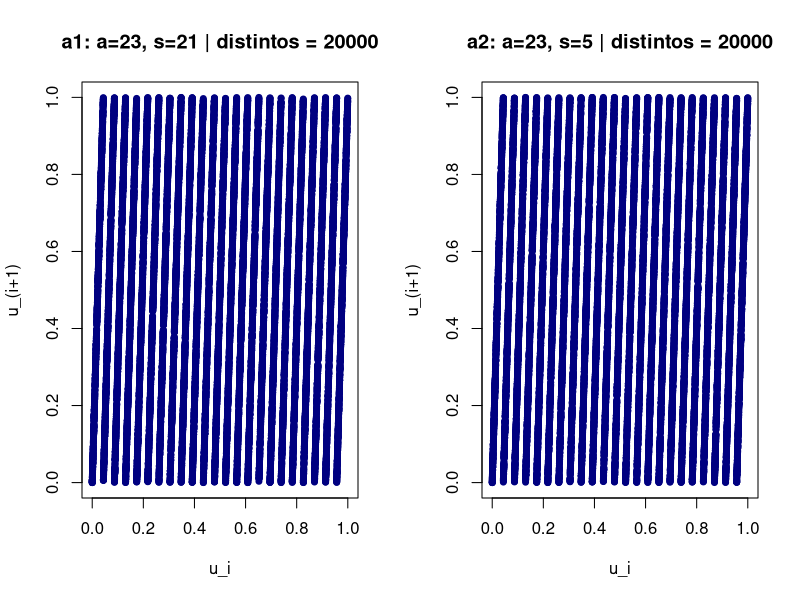
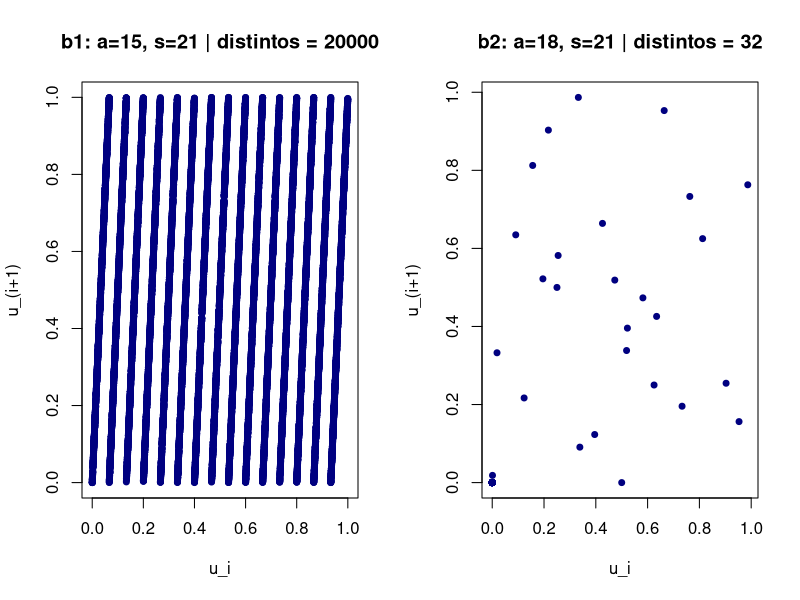
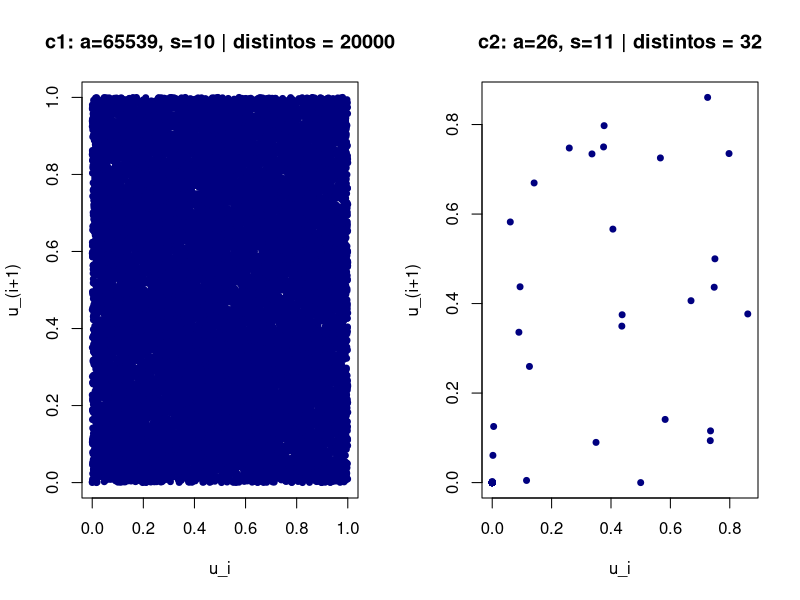

These charts were generated, in order, by the following R code:
# Glosario:
# - Formula: r_(i+1) = (a * r_i + b) mod d
# - GCL: generador congruencial lineal. vamos a obtener los numeros siguientes en base a los anteriores
# - r_i: i-esimo numero entero generado por el GCL. ()
# - a: multiplicador del generador. entero positivo que no tenga factores comunes con m, evitar multiplos de 2 
# - b: incremento del generador (aca b = 0).se recomienda un valor impar y pequeño
# - d: modulo del generador (aca d = 53). tiene que ser un primo grande o potencia de dos para garantizar buena distribucion de los numeros generados, evita ciclos cortos
# un modulo chico puede dar un ciclo corto y secuencia repetitiva
# - s: semilla inicial (valor de r_1). necesitas arrancar con un numero menor a d 
# - m: cantidad de valores a generar.
# - u_i: version reescalada de r_i al intervalo (0, 1).
# - distintos: cantidad de valores no repetidos en la secuencia, medida con length(unique(r)).
# b = 0 implica un generador multiplicativo y ri no puede tomar el valor 0


# Enunciado:
# Explorar un generador congruencial lineal con b = 0 y d = 53, generando m = 60 valores.
# En cada caso, usar:
# - length(unique(r)) para contar cuantos numeros distintos aparecen.
# - u = (r - 1/2)/(d - 1), y luego graficar pares consecutivos (u_i, u_(i+1)).
# Partes:
# a) a = 23 con s = 21, y luego a = 23 con s = 5.
# b) s = 21 con a = 15, y luego s = 21 con a = 18.
# c) a = 22 y luego a = 26, en cada caso con semilla s a eleccion.

# Ejercicio 3 - Explorando generadores de congruencia lineal

gcl <- function(a, s, m = 60, d = 53, b = 0) { # Generador congruencial lineal basico.
  r <- numeric(m) # Vector para guardar la secuencia r_i.
  r[1] <- s # Cargo semilla inicial.
  for (i in 1:(m - 1)) { # Genero m-1 valores adicionales.
    r[i + 1] <- (a * r[i] + b) %% d # formula del enesimo termino del GCL. Formula: r_(i+1) = (a * r_i + b) mod d
  }
  r # devuelve el vector
}

analizar_caso <- function(a, s, m = 20000, d = 2147483648, b = 0, titulo = "") { # Ejecuta y resume un caso.
  r <- gcl(a = a, s = s, m = m, d = d, b = b) # Genero secuencia de enteros.
  distintos <- length(unique(r)) # Cuento cantidad de valores distintos observados.
  u <- (r - 1 / 2) / (d - 1) # Reescaleo de r a valores en (0, 1) segun consigna.
  u1 <- u[1:(m - 1)] # Primer componente del par consecutivo.
  u2 <- u[2:m] # Segundo componente del par consecutivo.
  plot(u1, u2, pch = 19, cex = 0.8, col = "navy", # Grafico 2d
       xlab = "u_i", ylab = "u_(i+1)",
       main = paste0(titulo, " | distintos = ", distintos))
  list(r = r, u = u, distintos = distintos) # Devuelvo resultados para inspeccion.
}

m <- 20000 # Cantidad de valores a generar en cada corrida.
d <- 2147483648 # Modulo dado en el enunciado.
b <- 0 # Incremento multiplicativo puro. b: incremento del generador (aca b = 0).se recomienda un valor impar y pequeño b = 0 implica un generador multiplicativo y ri no puede tomar el valor 0
 
# - GCL: generador congruencial lineal. vamos a obtener los numeros siguientes en base a los anteriores

# - d: modulo del generador (aca d = 53). tiene que ser un primo grande o potencia de dos para garantizar buena distribucion de los numeros generados, evita ciclos cortos
# un modulo chico puede dar un ciclo corto y secuencia repetitiva
# - u_i: version reescalada de r_i al intervalo (0, 1).
# - distintos: cantidad de valores no repetidos en la secuencia, medida con length(unique(r)).
# - s: semilla inicial (valor de r_1). necesitas arrancar con un numero menor a d 
# - a: multiplicador del generador
# Parte a) a = 23, con s = 21 y s = 5.
par(mfrow = c(1, 2)) # Dos graficos lado a lado para comparar.
caso_a1 <- analizar_caso(a = 23, s = 21, m = m, d = d, b = b, titulo = "a1: a=23, s=21")
caso_a2 <- analizar_caso(a = 23, s = 5, m = m, d = d, b = b, titulo = "a2: a=23, s=5")
par(mfrow = c(1, 1)) # Restauro panel grafico.
caso_a1$distintos # Numero de distintos para a=23, s=21.
caso_a2$distintos # Numero de distintos para a=23, s=5.

# Interpretacion parte a) (graficos a1 y a2):
# Con a = 23 y d = 53, ambos casos dan length(unique(r)) = 4: el GCL(generador congruencial lineal) multiplicativo entra en un
# ciclo muy corto (periodo 4) antes de generar los 60 valores. 

# Parte b) s = 21, con a = 15 y a = 18.
par(mfrow = c(1, 2)) # Dos graficos lado a lado para comparar.
caso_b1 <- analizar_caso(a = 15, s = 21, m = m, d = d, b = b, titulo = "b1: a=15, s=21")
caso_b2 <- analizar_caso(a = 18, s = 21, m = m, d = d, b = b, titulo = "b2: a=18, s=21")
par(mfrow = c(1, 1)) # Restauro panel grafico.
caso_b1$distintos # Numero de distintos para a=15, s=21.
caso_b2$distintos # Numero de distintos para a=18, s=21.

# Interpretacion parte b) (graficos b1 y b2):
# b1 (a = 15): distintos = 13. El periodo sigue siendo corto; el grafico muestra pocos puntos
# dispersos sin llenar el cuadrado. Es otro generador debil: poca variedad de estados antes
# de repetir.
# b2 (a = 18): distintos = 52 (casi el maximo posible con d = 53 y ri distinto de 0)

# Parte c) a = 22 y a = 26, con semillas a eleccion.
# Elijo semillas no nulas para evitar secuencia trivial constante en 0.
par(mfrow = c(1, 2)) # Dos graficos lado a lado para comparar.
caso_c1 <- analizar_caso(a = 65539, s = 10, m = m, d = d, b = b, titulo = "c1: a=65539, s=10")
caso_c2 <- analizar_caso(a = 26, s = 11, m = m, d = d, b = b, titulo = "c2: a=26, s=11")
par(mfrow = c(1, 1)) # Restauro panel grafico.
caso_c1$distintos # Numero de distintos para a=22, s=7.
caso_c2$distintos # Numero de distintos para a=26, s=11.

# Interpretacion parte c) (graficos c1 y c2):
# Ambos llegan a distintos = 52, es decir recorren casi todos los residuos no nulos modulo 53.
# c1 (a = 22, s = 7): la nube de puntos ocupa mejor el cuadrado [0,1]^2; puede verse una rejilla
# leve propia de cualquier GCL, pero no domina un patron de lineas paralelas tan extremo.
# c2 (a = 26, s = 11): con el mismo numero de valores distintos, todos los pares consecutivos
# se concentran en dos rectas paralelas con pendiente negativa. Eso indica correlacion casi
# lineal entre u_i y u_(i+1): el generador es predecible en el plano lag-1 pese al periodo largo.
# Conclusion de la parte c): no basta mirar length(unique(r)); hay que mirar el grafico 2D para
# ver si los pares sucesivos se reparten bien o quedan atrapados en pocas rectas.

# Resumen comparativo de todos los casos.
resumen <- data.frame(
  caso = c("a1_a23_s21", "a2_a23_s5", "b1_a15_s21", "b2_a18_s21", "c1_a22_s7", "c2_a26_s11"),
  distintos = c(caso_a1$distintos, caso_a2$distintos, caso_b1$distintos,
                caso_b2$distintos, caso_c1$distintos, caso_c2$distintos)
) # Tabla compacta para comparar periodos observados.
resumen # Muestro resultados finales en tabla.

# Sintesis (cruza partes a, b y c):
# La eleccion de (a, s) define periodo, orbita y geometria en el plano (u_i, u_(i+1)).
# Misma a y distinta s (parte a): misma longitud de ciclo, distinta posicion de los pocos puntos.
# Misma s y distinta a (parte b): puede pasar de periodo corto a periodo largo pero con red fuerte.
# Mismo "distintos" maximo (parte c) no garantiza buena calidad: c2 muestra falla espectral fuerte.




#Fila	caso	Significado breve
#1	a1_a23_s21	Parte a, a=23, s=21 → solo 4 enteros distintos (ciclo muy corto).
#2	a2_a23_s5	Parte a, a=23, s=5 → otra semilla, mismo número de distintos (4): misma “mala” longitud de órbita.
#3	b1_a15_s21	Parte b, a=15, s=21 → 13 distintos (periodo aún corto).
#4	b2_a18_s21	Parte b, a=18, s=21 → 52 distintos (casi todos los no nulos mod 53).
#5	c1_a22_s7	Parte c, a=22, s=7 → 52 distintos.
#6	c2_a26_s11	Parte c, a=26, s=11 → 52 distintos.
